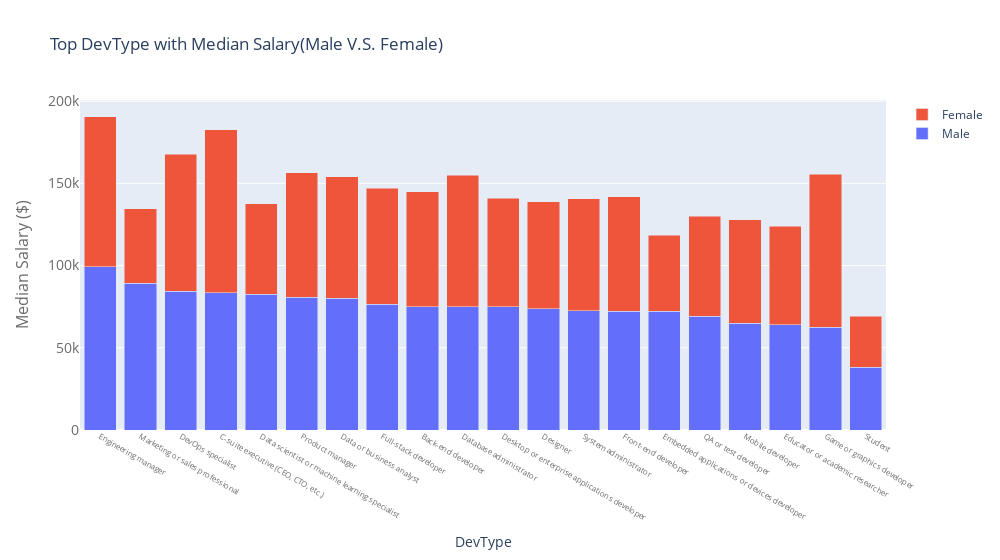

The notebook cell saved with this chart:
### Code cell
temp = df.set_index(['ConvertedSalary','Gender']).DevType.str.split(';', expand=True).stack().reset_index(['ConvertedSalary','Gender'])
temp.columns = ['ConvertedSalary','Gender','job']
temp = temp.set_index(['ConvertedSalary','job']).Gender.str.split(';', expand=True).stack().reset_index(['ConvertedSalary','job'])
temp.columns = ['MedianSalary','job','Gender']
temp = temp.groupby(['Gender','job'])['MedianSalary'].median().sort_values(ascending = False).reset_index()
temp1 = temp[temp.Gender == 'Male']
temp2 = temp[temp.Gender == 'Female']
trace1 = go.Bar(
    x = temp1.job,
    y = temp1.MedianSalary,
    name='Male'
)
trace2 = go.Bar(
    x = temp2.job,
    y = temp2.MedianSalary,
    name='Female'
)

data = [trace1, trace2]
layout = go.Layout(
    title = "Top DevType with Median Salary(Male V.S. Female)",
    barmode='stack',
    width = 1000,
    xaxis=dict(
        title='DevType',
        tickfont=dict(
            size=8,
            color='rgb(107, 107, 107)'
        )
    ),
    yaxis=dict(
        title='Median Salary ($)',
        titlefont=dict(
            size=16,
            color='rgb(107, 107, 107)'
        ),
        tickfont=dict(
            size=14,
            color='rgb(107, 107, 107)'
        )
)
)

fig = go.Figure(data=data, layout=layout)
iplot(fig)

### Figure 1 — Plotly figure (JSON) as saved in the notebook; plotly's stock layout.template omitted (floating-point values rounded to 4 significant figures)
{"data": [{"name": "Male", "type": "bar", "x": ["Engineering manager", "Marketing or sales professional", "DevOps specialist", "C-suite executive (CEO, CTO, etc.)", "Data scientist or machine learning specialist", "Product manager", "Data or business analyst", "Full-stack developer", "Back-end developer", "Database administrator", "Desktop or enterprise applications developer", "Designer", "System administrator", "Front-end developer", "Embedded applications or devices developer", "QA or test developer", "Mobile developer", "Educator or academic researcher", "Game or graphics developer", "Student"], "y": [99140.0, 89290.0, 84528, 83342, 82422, 80776, 80000, 76397, 75072, 75000, 75000, 73832, 72598, 72300.0, 72230.0, 69027, 65000, 63979, 62556, 38256]}, {"name": "Female", "type": "bar", "x": ["C-suite executive (CEO, CTO, etc.)", "Game or graphics developer", "Engineering manager", "DevOps specialist", "Database administrator", "Product manager", "Data or business analyst", "Full-stack developer", "Back-end developer", "Front-end developer", "System administrator", "Desktop or enterprise applications developer", "Designer", "Mobile developer", "QA or test developer", "Educator or academic researcher", "Data scientist or machine learning specialist", "Embedded applications or devices developer", "Marketing or sales professional", "Student"], "y": [99140.0, 93000, 91500, 83224, 80000, 75750, 74000, 70500, 69761, 69518, 68000, 66060.0, 64900, 62807, 60840.0, 60000, 55040.0, 46215, 45220.0, 30900]}], "layout": {"barmode": "stack", "title": {"text": "Top DevType with Median Salary(Male V.S. Female)"}, "width": 1000, "xaxis": {"tickfont": {"color": "rgb(107, 107, 107)", "size": 8}, "title": {"text": "DevType"}}, "yaxis": {"tickfont": {"color": "rgb(107, 107, 107)", "size": 14}, "title": {"font": {"color": "rgb(107, 107, 107)", "size": 16}, "text": "Median Salary ($)"}}}}
